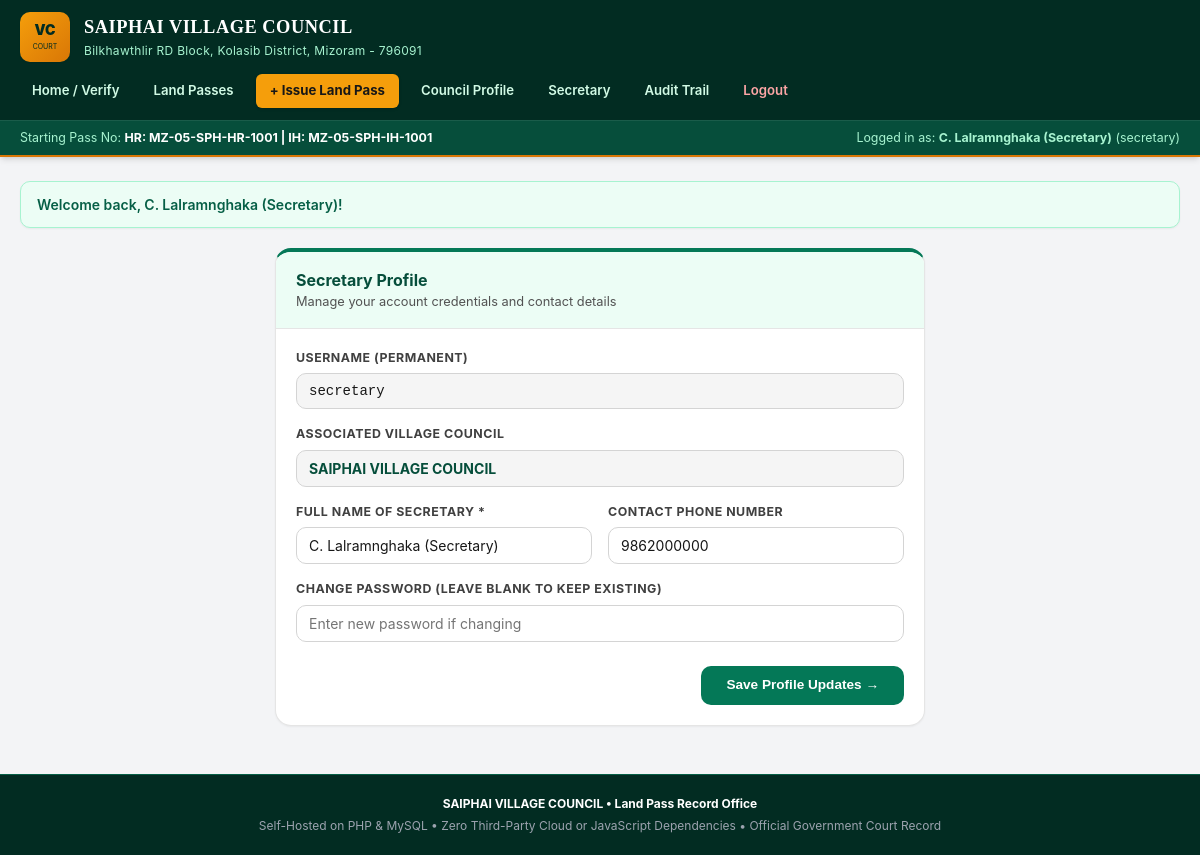
/secretary_profile.php (signed in), run on the app's committed database.
### tables this page shows
CREATE TABLE IF NOT EXISTS `villages` (
  `id` VARCHAR(100) NOT NULL,
  `village_name` VARCHAR(255) NOT NULL,
  `block_name` VARCHAR(255) DEFAULT '',
  `district_name` VARCHAR(255) DEFAULT 'Mizoram',
  `state_name` VARCHAR(255) DEFAULT 'Mizoram',
  `pin_code` VARCHAR(20) DEFAULT '',
  `huan_ram_prefix` VARCHAR(50) DEFAULT 'MZ-05-SPH-HR-',
  `in_hmun_prefix` VARCHAR(50) DEFAULT 'MZ-05-SPH-IH-',
  `starting_pass_number` INT DEFAULT 1001,
  `starting_huan_ram_number` INT DEFAULT 1001,
  `starting_in_hmun_number` INT DEFAULT 1001,
  `logo_url` MEDIUMTEXT DEFAULT NULL,
  `emblem_logo_url` MEDIUMTEXT DEFAULT NULL,
  `conditions_and_terms` MEDIUMTEXT DEFAULT NULL,
  `president_name` VARCHAR(255) DEFAULT '',
  `secretary_name` VARCHAR(255) DEFAULT '',
  `created_at` DATETIME DEFAULT CURRENT_TIMESTAMP,
  `updated_at` DATETIME DEFAULT CURRENT_TIMESTAMP ON UPDATE CURRENT_TIMESTAMP,
  PRIMARY KEY (`id`),
  INDEX `idx_village_name` (`village_name`)
);

### config.php (called while the page is built, shortened)
<?php
function is_logged_in(): bool {
    return !empty($_SESSION['user_uid']);
}
function is_authority(): bool {
    return !empty($_SESSION['is_authority']) || (isset($_SESSION['user_type']) && in_array($_SESSION['user_type'], ['authority', 'admin']));
}
function current_user(): ?array {
    return [
        'uid' => $_SESSION['user_uid'] ?? '',
        'username' => $_SESSION['username'] ?? '',
        'display_name' => $_SESSION['display_name'] ?? '',
        'phone_number' => $_SESSION['phone_number'] ?? '',
        'village_id' => $_SESSION['village_id'] ?? '',
        'village_name' => $_SESSION['village_name'] ?? '',
        'user_type' => $_SESSION['user_type'] ?? 'secretary',
        'status' => $_SESSION['status'] ?? 'pending',
    ];
}
function get_current_village(PDO $pdo, ?string $villageId = null): array {
    $default = [
        'id' => 'village_default',
        'village_name' => 'VILLAGE COUNCIL, MIZORAM',
        'block_name' => '',
        'district_name' => 'Mizoram',
        'state_name' => 'Mizoram',
        'pin_code' => '',
        'huan_ram_prefix' => 'MZ-VC-HR-',
        'in_hmun_prefix' => 'MZ-VC-IH-',
        'starting_pass_number' => 1001,
        'starting_huan_ram_number' => 1001,
        'starting_in_hmun_number' => 1001,
        'conditions_and_terms' => "CONDITIONS & RESTRICTION:\n1. Huan ram / In hmun hi ramri ziah anga pek a ni a.\n2. An ri-te inkar chin a huam ang.\n3. Pekni atanga kum thum (3) chhungin a enkawlin kut a thlak ngei tur a ni.\n4. Thlai phun lova, pass ringawt a nih chuan cancel theih a ni ang.\n5. VC ten tul bik thil ah an cancel thei ang.\n6. Vantlang leh sawrkar pawimawh ah a tul angin zangnadawmna pe lo in hman theih a ni ang.",
        'president_name' => '',
        'secretary_name' => '',
        'logo_url' => '',
        'emblem_logo_url' => '',
    ];
    if (!$villageId && is_logged_in()) {
        $villageId = $_SESSION['village_id'] ?? null;
    }
    if ($villageId) {
        $stmt = $pdo->prepare("SELECT * FROM `villages` WHERE `id` = ? LIMIT 1");
        $stmt->execute([$villageId]);
        $row = $stmt->fetch();
        if ($row) {
            return array_merge($default, $row);
        }
    }
    $stmt = $pdo->query("SELECT * FROM `villages` ORDER BY `created_at` ASC LIMIT 1");
    $row = $stmt ? $stmt->fetch() : null;
    return $row ? array_merge($default, $row) : $default;
}
function get_flash(): array {
    $messages = $_SESSION['flash'] ?? [];
    return $messages;
}

### secretary_profile.php (the view, shortened to what this page needs)
<?php
require_once __DIR__ . '/config.php';
$pdo = get_db();
$currentVillage = get_current_village($pdo);
require_once __DIR__ . '/header.php';
?>
<div style="max-width: 650px; margin: 0 auto;">
  <div class="card" style="border-top: 4px solid var(--primary-700);">
    <div class="card-header" style="background-color: var(--primary-50);">
      <div>
        <h2 style="color: var(--primary-900);">Secretary Profile</h2>
        <p style="font-size: 0.8rem; color: var(--neutral-600);">
          Manage your account credentials and contact details
        </p>
      </div>
    </div>
    <div class="card-body">
      <form method="POST" action="secretary_profile.php">
        <div class="form-group">
          <label class="form-label">Username (Permanent)</label>
          <input type="text" value="<?php echo htmlspecialchars($user['username']); ?>" disabled class="form-control" style="background-color: var(--neutral-100); font-family: var(--font-mono);">
        </div>
        <div class="form-group">
          <label class="form-label">Associated Village Council</label>
          <input type="text" value="<?php echo htmlspecialchars($currentVillage['village_name']); ?>" disabled class="form-control" style="background-color: var(--neutral-100); font-weight: bold; color: var(--primary-900);">
        </div>
        <div class="form-grid-2">
          <div class="form-group">
            <label class="form-label">Full Name of Secretary *</label>
            <input type="text" name="display_name" value="<?php echo htmlspecialchars($_POST['display_name'] ?? $user['display_name']); ?>" required class="form-control">
          </div>
          <div class="form-group">
            <label class="form-label">Contact Phone Number</label>
            <input type="text" name="phone_number" value="<?php echo htmlspecialchars($_POST['phone_number'] ?? $user['phone_number']); ?>" class="form-control">
          </div>
        </div>
        <div class="form-group">
          <label class="form-label">Change Password (Leave blank to keep existing)</label>
          <input type="password" name="new_password" placeholder="Enter new password if changing" class="form-control">
        </div>
        <div style="margin-top: 24px; text-align: right;">
          <button type="submit" class="btn btn-primary" style="padding: 10px 24px;">
            Save Profile Updates &rarr;
          </button>
        </div>
      </form>
    </div>
  </div>
</div>
<?php require_once __DIR__ . '/footer.php'; ?>

### header.php (shortened to what this page needs)
<?php
require_once __DIR__ . '/config.php';
$pdo = get_db();
$currentVillage = get_current_village($pdo);
$user = current_user();
?>
<!DOCTYPE html>
<html lang="en">
<head>
  <link rel="stylesheet" href="style.css">
</head>
<body>
<header class="site-header">
  <div class="header-top">
    <a href="index.php" class="brand-wrapper">
      <div class="brand-logo-frame">
        <?php if (!empty($currentVillage['logo_url'])): ?>
          <img src="<?php echo htmlspecialchars($currentVillage['logo_url']); ?>" alt="Council Logo">
        <?php else: ?>
          <div class="brand-logo-placeholder">VC<br><span style="font-size:7px; font-weight:normal;">COURT</span></div>
        <?php endif; ?>
      </div>
      <div class="brand-titles">
        <h1><?php echo htmlspecialchars($currentVillage['village_name']); ?></h1>
        <p>
          <?php echo htmlspecialchars(!empty($currentVillage['block_name']) ? $currentVillage['block_name'] . ', ' : ''); ?>
          <?php echo htmlspecialchars($currentVillage['district_name']); ?>, Mizoram
          <?php echo htmlspecialchars(!empty($currentVillage['pin_code']) ? ' - ' . $currentVillage['pin_code'] : ''); ?>
        </p>
      </div>
    </a>
    <nav class="header-nav">
      <a href="index.php" class="nav-link">Home / Verify</a>
      <?php if (is_logged_in() || is_authority()): ?>
        <a href="dashboard.php" class="nav-link">Land Passes</a>
        <?php if (is_authority() || (isset($user['status']) && $user['status'] === 'approved')): ?>
          <a href="issue_pass.php" class="nav-link nav-btn-primary">+ Issue Land Pass</a>
        <?php endif; ?>
        <a href="village_profile.php" class="nav-link">Council Profile</a>
        <a href="secretary_profile.php" class="nav-link">Secretary</a>
        <a href="audit_logs.php" class="nav-link">Audit Trail</a>
        <a href="logout.php" class="nav-link" style="color:#fca5a5;">Logout</a>
      <?php else: ?>
        <a href="login.php" class="nav-link">Secretary Login</a>
        <a href="register.php" class="nav-link nav-btn-primary">Register Account</a>
      <?php endif; ?>
    </nav>
  </div>
  <div class="sub-nav-bar no-print">
    <div class="sub-nav-content">
      <div>
        <span>Starting Pass No: </span>
        <strong style="color:#ffffff;">
          HR: <?php echo htmlspecialchars($currentVillage['huan_ram_prefix'] . $currentVillage['starting_huan_ram_number']); ?> |
          IH: <?php echo htmlspecialchars($currentVillage['in_hmun_prefix'] . $currentVillage['starting_in_hmun_number']); ?>
        </strong>
      </div>
      <div>
        <?php if (is_logged_in()): ?>
          <span>Logged in as: <strong><?php echo htmlspecialchars($user['display_name']); ?></strong> (<?php echo htmlspecialchars($user['user_type']); ?>)</span>
        <?php else: ?>
          <span>Public Access &bull; Land Pass QR Verification</span>
        <?php endif; ?>
      </div>
    </div>
  </div>
</header>
<main class="main-container">
  <?php foreach (get_flash() as $flash): ?>
    <div class="flash-message flash-<?php echo htmlspecialchars($flash['type']); ?>">
      <span><?php echo htmlspecialchars($flash['message']); ?></span>
    </div>
  <?php endforeach; ?>

### footer.php
</main>
<footer class="site-footer no-print">
  <div style="max-width: 1200px; margin: 0 auto;">
    <p style="font-weight: 700; color: #ffffff; margin-bottom: 4px;">
      <?php echo htmlspecialchars($currentVillage['village_name'] ?? 'Village Council, Mizoram'); ?> &bull; Land Pass Record Office
    </p>
    <p>
      Self-Hosted on PHP &amp; MySQL &bull; Zero Third-Party Cloud or JavaScript Dependencies &bull; Official Government Court Record
    </p>
  </div>
</footer>
</body>
</html>

### data on the page
villages: village_name "SAIPHAI VILLAGE COUNCIL", block_name "Bilkhawthlir RD Block,", district_name "Kolasib District", pin_code "- 796091", huan_ram_prefix+starting_huan_ram_number "MZ-05-SPH-HR-1001", in_hmun_prefix+starting_in_hmun_number "MZ-05-SPH-IH-1001"

### other printed values
$user['display_name'] "C. Lalramnghaka (Secretary)"
$user['user_type'] "secretary"
$flash['message'] "Welcome back, C. Lalramnghaka (Secretary)!"
